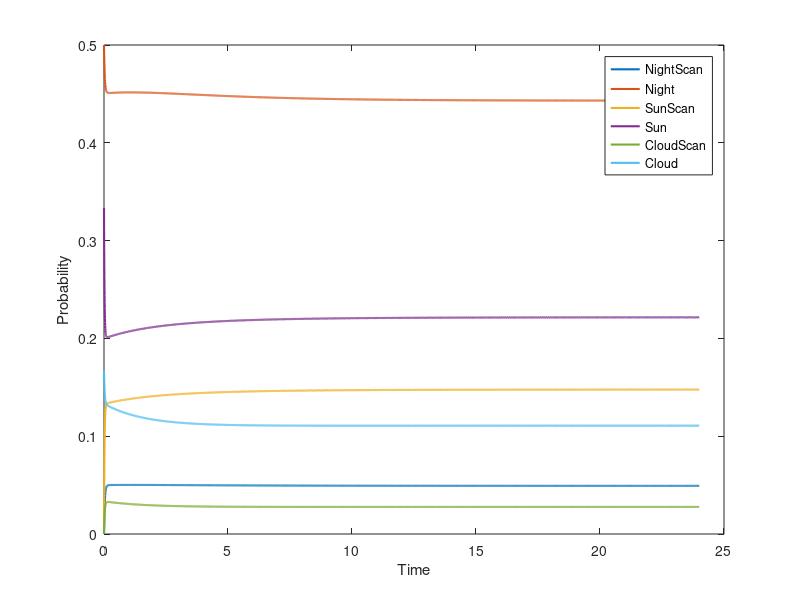

MATLAB code for this plot:
clear all;

% Average durations in hours
Night = 1/12;
Cloud = 1/3;
Sun = 1/6;

% Starting probabilities
NightP = 0.5;
SunP = 0.3333;
CloudP = 0.1667;

% Mean Duty Cicle in hours
Scan = 1/(2/60);
NSleep = 1/(18/60);
SunSleep = 1/(3/60);
CloudSleep = 1/(8/60);

% Average consumptions in Watts
Psleep = 0.1;
Pon = 12;

% Infinitesimal generator Matrix
Q = [ -Scan, Scan, 0, 0, 0, 0;
      NSleep, -(2*Night+NSleep), 0, Night, 0, Night;
      0, 0, -Scan, Scan, 0, 0;
      0, Sun, SunSleep, -(2*Sun+SunSleep), 0, Sun;
      0, 0, 0, 0, -Scan, Scan;
      0, Cloud, 0, Cloud, CloudSleep, -(2*Cloud+CloudSleep);
    ];

p0 = [0, NightP, 0, SunP, 0, CloudP];

[t, Sol] = ode45(@(t,x) Q'*x, [0 24], p0');
figure
plot(t, Sol, 'LineWidth', 1.5);
xlabel("Time");
ylabel("Probability");
legend("NightScan", "Night", "SunScan", "Sun", "CloudScan", "Cloud");

%%% Results %%%
% Infinitesimal generator Matrix
% disp(Q);

% Reward vector for the average power consumption and for the utilization
alphaU = [1, 0, 1, 0, 1, 0];
alphaEnergy = [Pon, Psleep, Pon, Psleep, Pon, Psleep];

% Reward matrix of the throughput
epsilonX = [0,1,0,0,0,0;
            0,0,0,0,0,0;
            0,0,0,1,0,0;
            0,0,0,0,0,0;
            0,0,0,0,0,1;
            0,0,0,0,0,0;
            ];

% Average device consumption
Energy = Sol(end, :) * alphaEnergy';
fprintf("Average energy consumption = %f\n", Energy);

% Average utilization (Time where the system is scanning)
U = Sol(end, :) * alphaU';
fprintf("Utilization = %f\n", U);

% Throughput (#scans per day)
X = 0;
for i=1:length(Sol(end,:))
    multiplier = 0;
    for j=1:length(epsilonX(:,end))
        if j ~= i
            multiplier = multiplier + Q(i,j)*epsilonX(i,j);
        end
    end
    if multiplier ~= 0
        X = X + Sol(end,i)*multiplier;
    end
end
X = X * 24;
fprintf("Throughput: %f\n", X);

